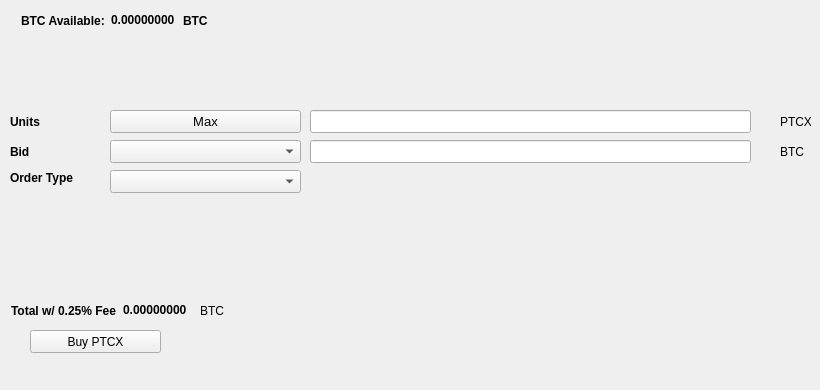
   <widget class="QWidget" name="BuyTab">
    <attribute name="title">
     <string>Buy</string>
    </attribute>
    <widget class="QPushButton" name="BuyPTCX">
     <property name="geometry">
      <rect>
       <x>30</x>
       <y>330</y>
       <width>131</width>
       <height>23</height>
      </rect>
     </property>
     <property name="text">
      <string>Buy PTCX</string>
     </property>
     <property name="icon">
      <iconset resource="../peertube.qrc">
       <normaloff>:/icons/bitcoin</normaloff>:/icons/bitcoin</iconset>
     </property>
    </widget>
    <widget class="QLabel" name="label_3">
     <property name="geometry">
      <rect>
       <x>10</x>
       <y>110</y>
       <width>46</width>
       <height>23</height>
      </rect>
     </property>
     <property name="font">
      <font>
       <weight>75</weight>
       <bold>true</bold>
      </font>
     </property>
     <property name="text">
      <string>Units</string>
     </property>
    </widget>
    <widget class="QLineEdit" name="UnitsInput">
     <property name="geometry">
      <rect>
       <x>310</x>
       <y>110</y>
       <width>441</width>
       <height>23</height>
      </rect>
     </property>
     <property name="font">
      <font>
       <pointsize>9</pointsize>
       <weight>75</weight>
       <bold>true</bold>
      </font>
     </property>
    </widget>
    <widget class="QLineEdit" name="BuyBidPriceEdit">
     <property name="geometry">
      <rect>
       <x>310</x>
       <y>140</y>
       <width>441</width>
       <height>23</height>
      </rect>
     </property>
     <property name="font">
      <font>
       <pointsize>9</pointsize>
       <weight>75</weight>
       <bold>true</bold>
      </font>
     </property>
    </widget>
    <widget class="QLabel" name="label_4">
     <property name="geometry">
      <rect>
       <x>780</x>
       <y>110</y>
       <width>31</width>
       <height>23</height>
      </rect>
     </property>
     <property name="text">
      <string>PTCX</string>
     </property>
    </widget>
    <widget class="QLabel" name="label_5">
     <property name="geometry">
      <rect>
       <x>780</x>
       <y>140</y>
       <width>31</width>
       <height>23</height>
      </rect>
     </property>
     <property name="text">
      <string>BTC</string>
     </property>
    </widget>
    <widget class="QLabel" name="label_6">
     <property name="geometry">
      <rect>
       <x>10</x>
       <y>140</y>
       <width>46</width>
       <height>23</height>
      </rect>
     </property>
     <property name="font">
      <font>
       <weight>75</weight>
       <bold>true</bold>
      </font>
     </property>
     <property name="text">
      <string>Bid</string>
     </property>
    </widget>
    <widget class="QLabel" name="label_7">
     <property name="geometry">
      <rect>
       <x>10</x>
       <y>170</y>
       <width>91</width>
       <height>16</height>
      </rect>
     </property>
     <property name="font">
      <font>
       <weight>75</weight>
       <bold>true</bold>
      </font>
     </property>
     <property name="text">
      <string>Order Type</string>
     </property>
    </widget>
    <widget class="QPushButton" name="Buy_Max_Amount">
     <property name="geometry">
      <rect>
       <x>110</x>
       <y>110</y>
       <width>191</width>
       <height>23</height>
      </rect>
     </property>
     <property name="font">
      <font>
       <pointsize>10</pointsize>
      </font>
     </property>
     <property name="text">
      <string>Max</string>
     </property>
    </widget>
    <widget class="QComboBox" name="BuyBidcomboBox">
     <property name="geometry">
      <rect>
       <x>110</x>
       <y>140</y>
       <width>191</width>
       <height>23</height>
      </rect>
     </property>
     <property name="font">
      <font>
       <pointsize>10</pointsize>
      </font>
     </property>
    </widget>
    <widget class="QComboBox" name="buyOrdertypeCombo">
     <property name="geometry">
      <rect>
       <x>110</x>
       <y>170</y>
       <width>191</width>
       <height>23</height>
      </rect>
     </property>
     <property name="font">
      <font>
       <pointsize>10</pointsize>
      </font>
     </property>
    </widget>
    <widget class="QWidget" name="layoutWidget1">
     <property name="geometry">
      <rect>
       <x>21</x>
       <y>11</y>
       <width>227</width>
       <height>19</height>
      </rect>
     </property>
     <layout class="QHBoxLayout" name="horizontalLayout_3">
      <item>
       <widget class="QLabel" name="label232">
        <property name="font">
         <font>
          <weight>75</weight>
          <bold>true</bold>
         </font>
        </property>
        <property name="text">
         <string>BTC Available:</string>
        </property>
       </widget>
      </item>
      <item>
       <widget class="QLabel" name="BtcAvailableLbl">
        <property name="palette">
         <palette>
          <active>
           <colorrole role="WindowText">
            <brush brushstyle="SolidPattern">
             <color alpha="255">
              <red>0</red>
              <green>0</green>
              <blue>0</blue>
             </color>
            </brush>
           </colorrole>
           <colorrole role="Button">
            <brush brushstyle="SolidPattern">
             <color alpha="255">
              <red>0</red>
              <green>170</green>
              <blue>0</blue>
             </color>
            </brush>
           </colorrole>
           <colorrole role="Light">
            <brush brushstyle="SolidPattern">
             <color alpha="255">
              <red>0</red>
              <green>255</green>
              <blue>0</blue>
             </color>
            </brush>
           </colorrole>
           <colorrole role="Midlight">
            <brush brushstyle="SolidPattern">
             <color alpha="255">
              <red>0</red>
              <green>212</green>
              <blue>0</blue>
             </color>
            </brush>
           </colorrole>
           <colorrole role="Dark">
            <brush brushstyle="SolidPattern">
             <color alpha="255">
              <red>0</red>
              <green>85</green>
              <blue>0</blue>
             </color>
            </brush>
           </colorrole>
           <colorrole role="Mid">
            <brush brushstyle="SolidPattern">
             <color alpha="255">
              <red>0</red>
              <green>113</green>
              <blue>0</blue>
             </color>
            </brush>
           </colorrole>
           <colorrole role="Text">
            <brush brushstyle="SolidPattern">
             <color alpha="255">
              <red>0</red>
              <green>170</green>
              <blue>0</blue>
             </color>
            </brush>
           </colorrole>
           <colorrole role="BrightText">
            <brush brushstyle="SolidPattern">
             <color alpha="255">
              <red>255</red>
              <green>255</green>
              <blue>255</blue>
             </color>
            </brush>
           </colorrole>
           <colorrole role="ButtonText">
            <brush brushstyle="SolidPattern">
             <color alpha="255">
              <red>0</red>
              <green>0</green>
              <blue>0</blue>
             </color>
            </brush>
           </colorrole>
           <colorrole role="Base">
            <brush brushstyle="SolidPattern">
             <color alpha="255">
              <red>255</red>
              <green>255</green>
              <blue>255</blue>
             </color>
            </brush>
           </colorrole>
           <colorrole role="Window">
            <brush brushstyle="SolidPattern">
             <color alpha="255">
              <red>0</red>
              <green>170</green>
              <blue>0</blue>
             </color>
            </brush>
           </colorrole>
           <colorrole role="Shadow">
            <brush brushstyle="SolidPattern">
             <color alpha="255">
              <red>0</red>
              <green>0</green>
              <blue>0</blue>
             </color>
            </brush>
           </colorrole>
           <colorrole role="AlternateBase">
            <brush brushstyle="SolidPattern">
             <color alpha="255">
              <red>127</red>
              <green>212</green>
              <blue>127</blue>
             </color>
            </brush>
           </colorrole>
           <colorrole role="ToolTipBase">
            <brush brushstyle="SolidPattern">
             <color alpha="255">
              <red>255</red>
              <green>255</green>
              <blue>220</blue>
             </color>
            </brush>
           </colorrole>
           <colorrole role="ToolTipText">
            <brush brushstyle="SolidPattern">
             <color alpha="255">
              <red>0</red>
              <green>0</green>
              <blue>0</blue>
             </color>
            </brush>
           </colorrole>
          </active>
          <inactive>
           <colorrole role="WindowText">
            <brush brushstyle="SolidPattern">
             <color alpha="255">
              <red>0</red>
              <green>0</green>
              <blue>0</blue>
             </color>
            </brush>
           </colorrole>
           <colorrole role="Button">
            <brush brushstyle="SolidPattern">
             <color alpha="255">
              <red>0</red>
              <green>170</green>
              <blue>0</blue>
             </color>
            </brush>
           </colorrole>
           <colorrole role="Light">
            <brush brushstyle="SolidPattern">
             <color alpha="255">
              <red>0</red>
              <green>255</green>
              <blue>0</blue>
             </color>
            </brush>
           </colorrole>
           <colorrole role="Midlight">
            <brush brushstyle="SolidPattern">
             <color alpha="255">
              <red>0</red>
              <green>212</green>
              <blue>0</blue>
             </color>
            </brush>
           </colorrole>
           <colorrole role="Dark">
            <brush brushstyle="SolidPattern">
             <color alpha="255">
              <red>0</red>
              <green>85</green>
              <blue>0</blue>
             </color>
            </brush>
           </colorrole>
           <colorrole role="Mid">
            <brush brushstyle="SolidPattern">
             <color alpha="255">
              <red>0</red>
              <green>113</green>
              <blue>0</blue>
             </color>
            </brush>
           </colorrole>
           <colorrole role="Text">
            <brush brushstyle="SolidPattern">
             <color alpha="255">
              <red>0</red>
              <green>170</green>
              <blue>0</blue>
             </color>
            </brush>
           </colorrole>
           <colorrole role="BrightText">
            <brush brushstyle="SolidPattern">
             <color alpha="255">
              <red>255</red>
              <green>255</green>
              <blue>255</blue>
             </color>
            </brush>
           </colorrole>
           <colorrole role="ButtonText">
            <brush brushstyle="SolidPattern">
             <color alpha="255">
              <red>0</red>
              <green>0</green>
              <blue>0</blue>
             </color>
            </brush>
           </colorrole>
           <colorrole role="Base">
            <brush brushstyle="SolidPattern">
             <color alpha="255">
              <red>255</red>
              <green>255</green>
              <blue>255</blue>
             </color>
            </brush>
           </colorrole>
           <colorrole role="Window">
            <brush brushstyle="SolidPattern">
             <color alpha="255">
              <red>0</red>
              <green>170</green>
              <blue>0</blue>
             </color>
            </brush>
           </colorrole>
           <colorrole role="Shadow">
            <brush brushstyle="SolidPattern">
             <color alpha="255">
              <red>0</red>
              <green>0</green>
              <blue>0</blue>
             </color>
            </brush>
           </colorrole>
           <colorrole role="AlternateBase">
            <brush brushstyle="SolidPattern">
             <color alpha="255">
              <red>127</red>
              <green>212</green>
              <blue>127</blue>
             </color>
            </brush>
           </colorrole>
           <colorrole role="ToolTipBase">
            <brush brushstyle="SolidPattern">
             <color alpha="255">
              <red>255</red>
              <green>255</green>
              <blue>220</blue>
             </color>
            </brush>
           </colorrole>
           <colorrole role="ToolTipText">
            <brush brushstyle="SolidPattern">
             <color alpha="255">
              <red>0</red>
              <green>0</green>
              <blue>0</blue>
             </color>
            </brush>
           </colorrole>
          </inactive>
          <disabled>
           <colorrole role="WindowText">
            <brush brushstyle="SolidPattern">
             <color alpha="255">
              <red>0</red>
              <green>85</green>
              <blue>0</blue>
             </color>
            </brush>
           </colorrole>
           <colorrole role="Button">
            <brush brushstyle="SolidPattern">
             <color alpha="255">
              <red>0</red>
              <green>170</green>
              <blue>0</blue>
             </color>
            </brush>
           </colorrole>
           <colorrole role="Light">
            <brush brushstyle="SolidPattern">
             <color alpha="255">
              <red>0</red>
              <green>255</green>
              <blue>0</blue>
             </color>
            </brush>
           </colorrole>
           <colorrole role="Midlight">
            <brush brushstyle="SolidPattern">
             <color alpha="255">
              <red>0</red>
              <green>212</green>
              <blue>0</blue>
             </color>
            </brush>
           </colorrole>
           <colorrole role="Dark">
            <brush brushstyle="SolidPattern">
             <color alpha="255">
              <red>0</red>
              <green>85</green>
              <blue>0</blue>
             </color>
            </brush>
           </colorrole>
           <colorrole role="Mid">
            <brush brushstyle="SolidPattern">
             <color alpha="255">
              <red>0</red>
              <green>113</green>
              <blue>0</blue>
             </color>
            </brush>
           </colorrole>
           <colorrole role="Text">
            <brush brushstyle="SolidPattern">
             <color alpha="255">
              <red>0</red>
              <green>85</green>
              <blue>0</blue>
             </color>
            </brush>
           </colorrole>
           <colorrole role="BrightText">
            <brush brushstyle="SolidPattern">
             <color alpha="255">
              <red>255</red>
              <green>255</green>
              <blue>255</blue>
             </color>
            </brush>
           </colorrole>
           <colorrole role="ButtonText">
            <brush brushstyle="SolidPattern">
             <color alpha="255">
              <red>0</red>
              <green>85</green>
              <blue>0</blue>
             </color>
            </brush>
           </colorrole>
           <colorrole role="Base">
            <brush brushstyle="SolidPattern">
             <color alpha="255">
              <red>0</red>
              <green>170</green>
              <blue>0</blue>
             </color>
            </brush>
           </colorrole>
           <colorrole role="Window">
            <brush brushstyle="SolidPattern">
             <color alpha="255">
              <red>0</red>
              <green>170</green>
              <blue>0</blue>
             </color>
            </brush>
           </colorrole>
           <colorrole role="Shadow">
            <brush brushstyle="SolidPattern">
             <color alpha="255">
              <red>0</red>
              <green>0</green>
              <blue>0</blue>
             </color>
            </brush>
           </colorrole>
           <colorrole role="AlternateBase">
            <brush brushstyle="SolidPattern">
             <color alpha="255">
              <red>0</red>
              <green>170</green>
              <blue>0</blue>
             </color>
            </brush>
           </colorrole>
           <colorrole role="ToolTipBase">
            <brush brushstyle="SolidPattern">
             <color alpha="255">
              <red>255</red>
              <green>255</green>
              <blue>220</blue>
             </color>
            </brush>
           </colorrole>
           <colorrole role="ToolTipText">
            <brush brushstyle="SolidPattern">
             <color alpha="255">
              <red>0</red>
              <green>0</green>
              <blue>0</blue>
             </color>
            </brush>
           </colorrole>
          </disabled>
         </palette>
        </property>
        <property name="font">
         <font>
          <weight>75</weight>
          <bold>true</bold>
         </font>
        </property>
        <property name="text">
         <string>0.00000000</string>
        </property>
        <property name="textInteractionFlags">
         <set>Qt::LinksAccessibleByMouse|Qt::TextSelectableByKeyboard|Qt::TextSelectableByMouse</set>
        </property>
       </widget>
      </item>
      <item>
       <widget class="QLabel" name="BtcAvailableLbl_2">
        <property name="font">
         <font>
          <weight>75</weight>
          <bold>true</bold>
         </font>
        </property>
        <property name="text">
         <string>BTC</string>
        </property>
       </widget>
      </item>
     </layout>
    </widget>
    <widget class="QWidget" name="layoutWidge2">
     <property name="geometry">
      <rect>
       <x>11</x>
       <y>301</y>
       <width>259</width>
       <height>19</height>
      </rect>
     </property>
     <layout class="QHBoxLayout" name="horizontalLayout_4">
      <item>
       <widget class="QLabel" name="label_9">
        <property name="font">
         <font>
          <weight>75</weight>
          <bold>true</bold>
         </font>
        </property>
        <property name="text">
         <string>Total w/ 0.25% Fee</string>
        </property>
       </widget>
      </item>
      <item>
       <widget class="QLabel" name="BuyCostLabel">
        <property name="palette">
         <palette>
          <active>
           <colorrole role="WindowText">
            <brush brushstyle="SolidPattern">
             <color alpha="255">
              <red>0</red>
              <green>0</green>
              <blue>0</blue>
             </color>
            </brush>
           </colorrole>
           <colorrole role="Button">
            <brush brushstyle="SolidPattern">
             <color alpha="255">
              <red>0</red>
              <green>170</green>
              <blue>0</blue>
             </color>
            </brush>
           </colorrole>
           <colorrole role="Light">
            <brush brushstyle="SolidPattern">
             <color alpha="255">
              <red>0</red>
              <green>255</green>
              <blue>0</blue>
             </color>
            </brush>
           </colorrole>
           <colorrole role="Midlight">
            <brush brushstyle="SolidPattern">
             <color alpha="255">
              <red>0</red>
              <green>212</green>
              <blue>0</blue>
             </color>
            </brush>
           </colorrole>
           <colorrole role="Dark">
            <brush brushstyle="SolidPattern">
             <color alpha="255">
              <red>0</red>
              <green>85</green>
              <blue>0</blue>
             </color>
            </brush>
           </colorrole>
           <colorrole role="Mid">
            <brush brushstyle="SolidPattern">
             <color alpha="255">
              <red>0</red>
              <green>113</green>
              <blue>0</blue>
             </color>
            </brush>
           </colorrole>
           <colorrole role="Text">
            <brush brushstyle="SolidPattern">
             <color alpha="255">
              <red>0</red>
              <green>170</green>
              <blue>0</blue>
             </color>
            </brush>
           </colorrole>
           <colorrole role="BrightText">
            <brush brushstyle="SolidPattern">
             <color alpha="255">
              <red>255</red>
              <green>255</green>
              <blue>255</blue>
             </color>
            </brush>
           </colorrole>
           <colorrole role="ButtonText">
            <brush brushstyle="SolidPattern">
             <color alpha="255">
              <red>0</red>
              <green>0</green>
              <blue>0</blue>
             </color>
            </brush>
           </colorrole>
           <colorrole role="Base">
            <brush brushstyle="SolidPattern">
             <color alpha="255">
              <red>255</red>
              <green>255</green>
              <blue>255</blue>
             </color>
            </brush>
           </colorrole>
           <colorrole role="Window">
            <brush brushstyle="SolidPattern">
             <color alpha="255">
              <red>0</red>
              <green>170</green>
              <blue>0</blue>
             </color>
            </brush>
           </colorrole>
           <colorrole role="Shadow">
            <brush brushstyle="SolidPattern">
             <color alpha="255">
              <red>0</red>
              <green>0</green>
              <blue>0</blue>
             </color>
            </brush>
           </colorrole>
           <colorrole role="AlternateBase">
            <brush brushstyle="SolidPattern">
             <color alpha="255">
              <red>127</red>
              <green>212</green>
              <blue>127</blue>
             </color>
            </brush>
           </colorrole>
           <colorrole role="ToolTipBase">
            <brush brushstyle="SolidPattern">
             <color alpha="255">
              <red>255</red>
              <green>255</green>
              <blue>220</blue>
             </color>
            </brush>
           </colorrole>
           <colorrole role="ToolTipText">
            <brush brushstyle="SolidPattern">
             <color alpha="255">
              <red>0</red>
              <green>0</green>
              <blue>0</blue>
             </color>
            </brush>
           </colorrole>
          </active>
          <inactive>
           <colorrole role="WindowText">
            <brush brushstyle="SolidPattern">
             <color alpha="255">
              <red>0</red>
              <green>0</green>
              <blue>0</blue>
             </color>
            </brush>
           </colorrole>
           <colorrole role="Button">
            <brush brushstyle="SolidPattern">
             <color alpha="255">
              <red>0</red>
              <green>170</green>
              <blue>0</blue>
             </color>
            </brush>
           </colorrole>
           <colorrole role="Light">
            <brush brushstyle="SolidPattern">
             <color alpha="255">
              <red>0</red>
              <green>255</green>
              <blue>0</blue>
             </color>
            </brush>
           </colorrole>
           <colorrole role="Midlight">
            <brush brushstyle="SolidPattern">
             <color alpha="255">
              <red>0</red>
              <green>212</green>
              <blue>0</blue>
             </color>
            </brush>
           </colorrole>
           <colorrole role="Dark">
            <brush brushstyle="SolidPattern">
             <color alpha="255">
              <red>0</red>
              <green>85</green>
              <blue>0</blue>
             </color>
            </brush>
           </colorrole>
           <colorrole role="Mid">
            <brush brushstyle="SolidPattern">
             <color alpha="255">
              <red>0</red>
              <green>113</green>
              <blue>0</blue>
             </color>
            </brush>
           </colorrole>
           <colorrole role="Text">
            <brush brushstyle="SolidPattern">
             <color alpha="255">
              <red>0</red>
              <green>170</green>
              <blue>0</blue>
             </color>
            </brush>
           </colorrole>
           <colorrole role="BrightText">
            <brush brushstyle="SolidPattern">
             <color alpha="255">
              <red>255</red>
              <green>255</green>
              <blue>255</blue>
             </color>
            </brush>
           </colorrole>
           <colorrole role="ButtonText">
            <brush brushstyle="SolidPattern">
             <color alpha="255">
              <red>0</red>
              <green>0</green>
              <blue>0</blue>
             </color>
            </brush>
           </colorrole>
           <colorrole role="Base">
            <brush brushstyle="SolidPattern">
             <color alpha="255">
              <red>255</red>
              <green>255</green>
              <blue>255</blue>
             </color>
            </brush>
           </colorrole>
           <colorrole role="Window">
            <brush brushstyle="SolidPattern">
             <color alpha="255">
              <red>0</red>
              <green>170</green>
              <blue>0</blue>
             </color>
            </brush>
           </colorrole>
           <colorrole role="Shadow">
            <brush brushstyle="SolidPattern">
             <color alpha="255">
              <red>0</red>
              <green>0</green>
              <blue>0</blue>
             </color>
            </brush>
           </colorrole>
           <colorrole role="AlternateBase">
            <brush brushstyle="SolidPattern">
             <color alpha="255">
              <red>127</red>
              <green>212</green>
              <blue>127</blue>
             </color>
            </brush>
           </colorrole>
           <colorrole role="ToolTipBase">
            <brush brushstyle="SolidPattern">
             <color alpha="255">
              <red>255</red>
              <green>255</green>
              <blue>220</blue>
             </color>
            </brush>
           </colorrole>
           <colorrole role="ToolTipText">
            <brush brushstyle="SolidPattern">
             <color alpha="255">
              <red>0</red>
              <green>0</green>
              <blue>0</blue>
             </color>
            </brush>
           </colorrole>
          </inactive>
          <disabled>
           <colorrole role="WindowText">
            <brush brushstyle="SolidPattern">
             <color alpha="255">
              <red>0</red>
              <green>85</green>
              <blue>0</blue>
             </color>
            </brush>
           </colorrole>
           <colorrole role="Button">
            <brush brushstyle="SolidPattern">
             <color alpha="255">
              <red>0</red>
              <green>170</green>
              <blue>0</blue>
             </color>
            </brush>
           </colorrole>
           <colorrole role="Light">
            <brush brushstyle="SolidPattern">
             <color alpha="255">
              <red>0</red>
              <green>255</green>
              <blue>0</blue>
             </color>
            </brush>
           </colorrole>
           <colorrole role="Midlight">
            <brush brushstyle="SolidPattern">
             <color alpha="255">
              <red>0</red>
              <green>212</green>
              <blue>0</blue>
             </color>
            </brush>
           </colorrole>
           <colorrole role="Dark">
            <brush brushstyle="SolidPattern">
             <color alpha="255">
              <red>0</red>
              <green>85</green>
              <blue>0</blue>
             </color>
            </brush>
           </colorrole>
           <colorrole role="Mid">
            <brush brushstyle="SolidPattern">
             <color alpha="255">
              <red>0</red>
              <green>113</green>
              <blue>0</blue>
             </color>
            </brush>
           </colorrole>
           <colorrole role="Text">
            <brush brushstyle="SolidPattern">
             <color alpha="255">
              <red>0</red>
              <green>85</green>
              <blue>0</blue>
             </color>
            </brush>
           </colorrole>
           <colorrole role="BrightText">
            <brush brushstyle="SolidPattern">
             <color alpha="255">
              <red>255</red>
              <green>255</green>
              <blue>255</blue>
             </color>
            </brush>
           </colorrole>
           <colorrole role="ButtonText">
            <brush brushstyle="SolidPattern">
             <color alpha="255">
              <red>0</red>
              <green>85</green>
              <blue>0</blue>
             </color>
            </brush>
           </colorrole>
           <colorrole role="Base">
            <brush brushstyle="SolidPattern">
             <color alpha="255">
              <red>0</red>
              <green>170</green>
              <blue>0</blue>
             </color>
            </brush>
           </colorrole>
           <colorrole role="Window">
            <brush brushstyle="SolidPattern">
             <color alpha="255">
              <red>0</red>
              <green>170</green>
              <blue>0</blue>
             </color>
            </brush>
           </colorrole>
           <colorrole role="Shadow">
            <brush brushstyle="SolidPattern">
             <color alpha="255">
              <red>0</red>
              <green>0</green>
              <blue>0</blue>
             </color>
            </brush>
           </colorrole>
           <colorrole role="AlternateBase">
            <brush brushstyle="SolidPattern">
             <color alpha="255">
              <red>0</red>
              <green>170</green>
              <blue>0</blue>
             </color>
            </brush>
           </colorrole>
           <colorrole role="ToolTipBase">
            <brush brushstyle="SolidPattern">
             <color alpha="255">
              <red>255</red>
              <green>255</green>
              <blue>220</blue>
             </color>
            </brush>
           </colorrole>
           <colorrole role="ToolTipText">
            <brush brushstyle="SolidPattern">
             <color alpha="255">
              <red>0</red>
              <green>0</green>
              <blue>0</blue>
             </color>
            </brush>
           </colorrole>
          </disabled>
         </palette>
        </property>
        <property name="font">
         <font>
          <weight>75</weight>
          <bold>true</bold>
         </font>
        </property>
        <property name="autoFillBackground">
         <bool>false</bool>
        </property>
        <property name="text">
         <string>0.00000000</string>
        </property>
        <property name="textInteractionFlags">
         <set>Qt::LinksAccessibleByMouse|Qt::TextSelectableByMouse</set>
        </property>
       </widget>
      </item>
      <item>
       <widget class="QLabel" name="label_10">
        <property name="font">
         <font>
          <weight>50</weight>
          <bold>false</bold>
         </font>
        </property>
        <property name="text">
         <string>BTC</string>
        </property>
       </widget>
      </item>
     </layout>
    </widget>
    <widget class="QLabel" name="label_24">
     <property name="geometry">
      <rect>
       <x>460</x>
       <y>300</y>
       <width>281</width>
       <height>81</height>
      </rect>
     </property>
     <property name="text">
      <string/>
     </property>
     <property name="pixmap">
      <pixmap>:/images/bittrex</pixmap>
     </property>
    </widget>
   </widget>
